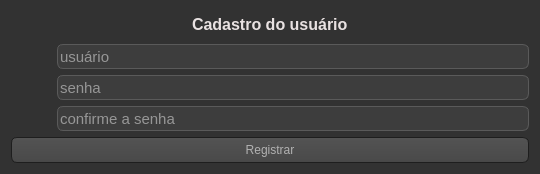
<?xml version="1.0" encoding="UTF-8"?>
<ui version="4.0">
 <class>CCadastrarLoginForm</class>
 <widget class="QWidget" name="CCadastrarLoginForm">
  <property name="geometry">
   <rect>
    <x>0</x>
    <y>0</y>
    <width>540</width>
    <height>174</height>
   </rect>
  </property>
  <property name="windowTitle">
   <string>Form</string>
  </property>
  <property name="styleSheet">
   <string notr="true">QToolTip
{
     border: 1px solid black;
     background-color: #ffa02f;
     padding: 1px;
     border-radius: 3px;
     opacity: 100;
}

QLabel { background-color: rgba(255, 255, 255, 10); 
    color: #181717;  /* Light text for contrast */
    font-size: 12pt;
    font-weight: bold;  /* Make the text bold to stand out */
}


QWidget
{
    color: #e9e2e2;
    background-color: #323232;
}

QWidget:item:hover
{
    background-color: QLinearGradient( x1: 0, y1: 0, x2: 0, y2: 1, stop: 0 #ffa02f, stop: 1 #ca0619);
 
}

QWidget:item:selected
{
    background-color: QLinearGradient( x1: 0, y1: 0, x2: 0, y2: 1, stop: 0 #ffa02f, stop: 1 #d7801a);
}

QMenuBar::item
{
    background: transparent;
}

QMenuBar::item:selected
{
    background: transparent;
    border: 1px solid #ffaa00;
}

QMenuBar::item:pressed
{
    background: #444;
    border: 1px solid #000;
    background-color: QLinearGradient(
        x1:0, y1:0,
        x2:0, y2:1,
        stop:1 #212121,
        stop:0.4 #343434/*,
        stop:0.2 #343434,
        stop:0.1 #ffaa00*/
    );
    margin-bottom:-1px;
    padding-bottom:1px;
}

QMenu
{
    border: 1px solid #000;
}

QMenu::item
{
    padding: 2px 20px 2px 20px;
}

QMenu::item:selected
{
    color: #000000;
}

QWidget:disabled
{
    color: #404040;
    background-color: #323232;
}

QAbstractItemView
{
    background-color: QLinearGradient( x1: 0, y1: 0, x2: 0, y2: 1, stop: 0 #4d4d4d, stop: 0.1 #646464, stop: 1 #5d5d5d);
}

QWidget:focus
{
    /*border: 2px solid QLinearGradient( x1: 0, y1: 0, x2: 0, y2: 1, stop: 0 #ffa02f, stop: 1 #d7801a);*/
}

QLineEdit
{
    background-color: #3d3d3d;
    color: #f0f0f0;
    border: 1px solid #5a5a5a;  /* Subtle border */
    border-radius: 6px;
    font-size: 11pt;
}

QPushButton
{
    color: #b1b1b1;
    background-color: QLinearGradient( x1: 0, y1: 0, x2: 0, y2: 1, stop: 0 #565656, stop: 0.1 #525252, stop: 0.5 #4e4e4e, stop: 0.9 #4a4a4a, stop: 1 #464646);
    border-width: 1px;
    border-color: #1e1e1e;
    border-style: solid;
    border-radius: 6;
    padding: 3px;
    font-size: 12px;
    padding-left: 5px;
    padding-right: 5px;
}

QPushButton:pressed
{
    background-color: QLinearGradient( x1: 0, y1: 0, x2: 0, y2: 1, stop: 0 #2d2d2d, stop: 0.1 #2b2b2b, stop: 0.5 #292929, stop: 0.9 #282828, stop: 1 #252525);
}

QComboBox
{
    selection-background-color: #ffaa00;
    background-color: QLinearGradient( x1: 0, y1: 0, x2: 0, y2: 1, stop: 0 #565656, stop: 0.1 #525252, stop: 0.5 #4e4e4e, stop: 0.9 #4a4a4a, stop: 1 #464646);
    border-style: solid;
    border: 1px solid #1e1e1e;
    border-radius: 5;
}

QComboBox:hover,QPushButton:hover
{
    border: 2px solid QLinearGradient( x1: 0, y1: 0, x2: 0, y2: 1, stop: 0 #ffa02f, stop: 1 #d7801a);
}


QComboBox:on
{
    padding-top: 3px;
    padding-left: 4px;
    background-color: QLinearGradient( x1: 0, y1: 0, x2: 0, y2: 1, stop: 0 #2d2d2d, stop: 0.1 #2b2b2b, stop: 0.5 #292929, stop: 0.9 #282828, stop: 1 #252525);
    selection-background-color: #ffaa00;
}

QComboBox QAbstractItemView
{
    border: 2px solid darkgray;
    selection-background-color: QLinearGradient( x1: 0, y1: 0, x2: 0, y2: 1, stop: 0 #ffa02f, stop: 1 #d7801a);
}

QComboBox::drop-down
{
     subcontrol-origin: padding;
     subcontrol-position: top right;
     width: 15px;

     border-left-width: 0px;
     border-left-color: darkgray;
     border-left-style: solid; /* just a single line */
     border-top-right-radius: 3px; /* same radius as the QComboBox */
     border-bottom-right-radius: 3px;
 }

QComboBox::down-arrow
{
     image: url(:/down_arrow.png);
}

QGroupBox {
    font: bold;
    border: 1px solid gray;
    border-radius: 6px;
    margin-top: 6px;
}

QGroupBox::title {
    subcontrol-origin: margin;
    left: 7px;
    padding: 0px 5px 0px 5px;
}

QTextEdit:focus
{
    border: 2px solid QLinearGradient( x1: 0, y1: 0, x2: 0, y2: 1, stop: 0 #ffa02f, stop: 1 #d7801a);
}

QScrollBar:horizontal {
     border: 1px solid #222222;
     background: QLinearGradient( x1: 0, y1: 0, x2: 0, y2: 1, stop: 0.0 #121212, stop: 0.2 #282828, stop: 1 #484848);
     height: 12px;
     margin: 0px 16px 0 16px;
}

QScrollBar::handle:horizontal
{
      background: QLinearGradient( x1: 0, y1: 0, x2: 1, y2: 0, stop: 0 #ffa02f, stop: 0.5 #d7801a, stop: 1 #ffa02f);
      min-height: 20px;
      border-radius: 2px;
}

QScrollBar::add-line:horizontal {
      border: 1px solid #1b1b19;
      border-radius: 2px;
      background: QLinearGradient( x1: 0, y1: 0, x2: 1, y2: 0, stop: 0 #ffa02f, stop: 1 #d7801a);
      width: 14px;
      subcontrol-position: right;
      subcontrol-origin: margin;
}

QScrollBar::sub-line:horizontal {
      border: 1px solid #1b1b19;
      border-radius: 2px;
      background: QLinearGradient( x1: 0, y1: 0, x2: 1, y2: 0, stop: 0 #ffa02f, stop: 1 #d7801a);
      width: 14px;
     subcontrol-position: left;
     subcontrol-origin: margin;
}

QScrollBar::right-arrow:horizontal, QScrollBar::left-arrow:horizontal
{
      border: 1px solid black;
      width: 1px;
      height: 1px;
      background: white;
}

QScrollBar::add-page:horizontal, QScrollBar::sub-page:horizontal
{
      background: none;
}

QScrollBar:vertical
{
      background: QLinearGradient( x1: 0, y1: 0, x2: 1, y2: 0, stop: 0.0 #121212, stop: 0.2 #282828, stop: 1 #484848);
      width: 7px;
      margin: 16px 0 16px 0;
      border: 1px solid #222222;
}

QScrollBar::handle:vertical
{
      background: QLinearGradient( x1: 0, y1: 0, x2: 0, y2: 1, stop: 0 #ffa02f, stop: 0.5 #d7801a, stop: 1 #ffa02f);
      min-height: 20px;
      border-radius: 2px;
}

QScrollBar::add-line:vertical
{
      border: 1px solid #1b1b19;
      border-radius: 2px;
      background: QLinearGradient( x1: 0, y1: 0, x2: 0, y2: 1, stop: 0 #ffa02f, stop: 1 #d7801a);
      height: 14px;
      subcontrol-position: bottom;
      subcontrol-origin: margin;
}

QScrollBar::sub-line:vertical
{
      border: 1px solid #1b1b19;
      border-radius: 2px;
      background: QLinearGradient( x1: 0, y1: 0, x2: 0, y2: 1, stop: 0 #d7801a, stop: 1 #ffa02f);
      height: 14px;
      subcontrol-position: top;
      subcontrol-origin: margin;
}

QScrollBar::up-arrow:vertical, QScrollBar::down-arrow:vertical
{
      border: 1px solid black;
      width: 1px;
      height: 1px;
      background: white;
}


QScrollBar::add-page:vertical, QScrollBar::sub-page:vertical
{
      background: none;
}

QTextEdit
{
    background-color:  #242424;
	border: 0px solid #6c6c6c;
}

QPlainTextEdit
{
    background-color: #242424;
}

QHeaderView::section
{
    background-color: QLinearGradient(x1:0, y1:0, x2:0, y2:1, stop:0 #616161, stop: 0.5 #505050, stop: 0.6 #434343, stop:1 #656565);
    color: white;
    padding-left: 4px;
    border: 1px solid #6c6c6c;
}

QCheckBox:disabled
{
color: #414141;
}

QDockWidget::title
{
    text-align: center;
    spacing: 3px; /* spacing between items in the tool bar */
    background-color: QLinearGradient(x1:0, y1:0, x2:0, y2:1, stop:0 #323232, stop: 0.5 #242424, stop:1 #323232);
}

QDockWidget::close-button, QDockWidget::float-button
{
    text-align: center;
    spacing: 1px; /* spacing between items in the tool bar */
    background-color: QLinearGradient(x1:0, y1:0, x2:0, y2:1, stop:0 #323232, stop: 0.5 #242424, stop:1 #323232);
}

QDockWidget::close-button:hover, QDockWidget::float-button:hover
{
    background: #242424;
}

QDockWidget::close-button:pressed, QDockWidget::float-button:pressed
{
    padding: 1px -1px -1px 1px;
}

QMainWindow::separator
{
    background-color: QLinearGradient(x1:0, y1:0, x2:0, y2:1, stop:0 #161616, stop: 0.5 #151515, stop: 0.6 #212121, stop:1 #343434);
    color: white;
    padding-left: 4px;
    border: 1px solid #4c4c4c;
    spacing: 3px; /* spacing between items in the tool bar */
}

QMainWindow::separator:hover
{

    background-color: QLinearGradient(x1:0, y1:0, x2:0, y2:1, stop:0 #d7801a, stop:0.5 #b56c17 stop:1 #ffa02f);
    color: white;
    padding-left: 4px;
    border: 1px solid #6c6c6c;
    spacing: 3px; /* spacing between items in the tool bar */
}

QToolBar::handle
{
     spacing: 3px; /* spacing between items in the tool bar */
     background: url(:/images/handle.png);
}

QMenu::separator
{
    height: 2px;
    background-color: QLinearGradient(x1:0, y1:0, x2:0, y2:1, stop:0 #161616, stop: 0.5 #151515, stop: 0.6 #212121, stop:1 #343434);
    color: white;
    padding-left: 4px;
    margin-left: 10px;
    margin-right: 5px;
}

QProgressBar {
    border: 1px solid #404040;
    text-align: center;
    background-color: #3E3E3E;
}

QProgressBar::chunk {
    background-color: #0534cc;
    width: 2px;
}


QTabBar::tab {
    color: #b1b1b1;
    border: 1px solid #444;
    border-bottom-style: none;
    background-color: #323232;
    padding-left: 10px;
    padding-right: 10px;
    padding-top: 3px;
    padding-bottom: 2px;
    margin-right: -1px;
}

QTabWidget::pane {
    border: 1px solid #444;
    top: 1px;
}

QTabBar::tab:last
{
    margin-right: 0; /* the last selected tab has nothing to overlap with on the right */
    border-top-right-radius: 3px;
}

QTabBar::tab:first:!selected
{
 margin-left: 0px; /* the last selected tab has nothing to overlap with on the right */


    border-top-left-radius: 3px;
}

QTabBar::tab:!selected
{
    color: #b1b1b1;
    border-bottom-style: solid;
    margin-top: 3px;
    background-color: QLinearGradient(x1:0, y1:0, x2:0, y2:1, stop:1 #212121, stop:.4 #343434);
}

QTabBar::tab:selected
{
    border-top-left-radius: 3px;
    border-top-right-radius: 3px;
    margin-bottom: 0px;
}

QTabBar::tab:!selected:hover
{
    /*border-top: 2px solid #ffaa00;
    padding-bottom: 3px;*/
    border-top-left-radius: 3px;
    border-top-right-radius: 3px;
    background-color: QLinearGradient(x1:0, y1:0, x2:0, y2:1, stop:1 #212121, stop:0.4 #343434, stop:0.2 #343434, stop:0.1 #ffaa00);
}

QRadioButton::indicator:checked, QRadioButton::indicator:unchecked{
    color: #b1b1b1;
    background-color: #323232;
    border: 1px solid #b1b1b1;
    border-radius: 6px;
}

QRadioButton::indicator:checked
{
    background-color: qradialgradient(
        cx: 0.5, cy: 0.5,
        fx: 0.5, fy: 0.5,
        radius: 1.0,
        stop: 0.25 #ffaa00,
        stop: 0.3 #323232
    );
}

QCheckBox::indicator{
    color: #b1b1b1;
    background-color: #323232;
    border: 1px solid #b1b1b1;
    width: 9px;
    height: 9px;
}

QRadioButton::indicator
{
    border-radius: 6px;
}

QRadioButton::indicator:hover, QCheckBox::indicator:hover
{
    border: 1px solid #ffaa00;
}

QCheckBox::indicator:checked
{
    image:url(:/images/checkbox.png);
}

QCheckBox::indicator:disabled, QRadioButton::indicator:disabled
{
    border: 1px solid #444;
}

QComboBox:hover
{
    border: 2px solid QLinearGradient( x1: 0, y1: 0, x2: 0, y2: 1, stop: 0 #ffa02f, stop: 1 #d7801a);
}

QAbstractSpinBox {
    padding: 5px;
    border: 1px solid #76797C;
    background-color: #232629;
    color: #eff0f1;
    border-radius: 2px;
    min-width: 75px;
}

QAbstractSpinBox:up-button
{
    background-color: transparent;
    subcontrol-origin: border;
    subcontrol-position: center right;
}

QAbstractSpinBox:down-button
{
    background-color: transparent;
    subcontrol-origin: border;
    subcontrol-position: center left;
}

QAbstractSpinBox::up-arrow,QAbstractSpinBox::up-arrow:disabled,QAbstractSpinBox::up-arrow:off {
    image: url(:/images/up_arrow_disabled.png);
    width: 10px;
    height: 10px;
}
QAbstractSpinBox::up-arrow:hover
{
    image: url(:/images/up_arrow.png);
}
QAbstractSpinBox::down-arrow,QAbstractSpinBox::down-arrow:disabled,QAbstractSpinBox::down-arrow:off
{
    image: url(:/images/down_arrow_disabled.png);
    width: 10px;
    height: 10px;
}
QAbstractSpinBox::down-arrow:hover
{
    image: url(:/images/down_arrow.png);
}

QTableWidget {
    background-color: #3d3d3d;  /* Dark gray background */
    color: #f0f0f0;  /* Light text color for readability */
    gridline-color: #5a5a5a;  /* Softer grid line color */
    selection-background-color: #ff9100;  /* Orange for selected row */
    selection-color: #000000;  /* Black text when selected */
    border: 1px solid #2a2a2a;  /* Border to match overall theme */
}

QHeaderView::section {
    background-color: #2a2a2a;  /* Darker header background */
    color: #ffffff;  /* White text in headers */
    padding: 4px;
    border: 1px solid #4d4d4d;  /* Subtle border around headers */
    font-weight: bold;
}

QTableCornerButton::section {
    background-color: #2a2a2a;  /* Corner button matching header */
    border: 1px solid #4d4d4d; 
}

QHeaderView
{
    border-radius: 1px;
}

QTableWidget::item:pressed, QListView::item:pressed, QTreeView::item:pressed  {
    background: #334E5E;
    color: #eff0f1;
	border: 0px solid #76797C;
}

QTableWidget::item:selected:active, QTreeView::item:selected:active, QListView::item:selected:active  {
    background: #334E5E;
    color: #eff0f1;
 	border: 0px solid #76797C;
}

QTableWidget::item::selected {
background-color: #transparent;
border: 0px solid #76797C;
}

QTableWidget::row::selected {
background-color: #334E5E;
border: 0px solid #76797C;
}

QTableWidget::item:hover {
    background-color: transparent;
}  


 /* style the sort indicator */
QHeaderView::down-arrow {
    image: url(:/qss_icons/rc/down_arrow.png);
}

QHeaderView::up-arrow {
    image: url(:/qss_icons/rc/up_arrow.png);
}


QTableCornerButton::section {
    background-color: #31363b;
    border: 1px transparent #76797C;
    border-radius: 0px;
}
</string>
  </property>
  <layout class="QVBoxLayout" name="verticalLayout_2">
   <item>
    <layout class="QVBoxLayout" name="verticalLayout">
     <item alignment="Qt::AlignHCenter">
      <widget class="QLabel" name="label_3">
       <property name="sizePolicy">
        <sizepolicy hsizetype="Preferred" vsizetype="Minimum">
         <horstretch>0</horstretch>
         <verstretch>0</verstretch>
        </sizepolicy>
       </property>
       <property name="text">
        <string>Cadastro do usuário</string>
       </property>
      </widget>
     </item>
     <item>
      <layout class="QHBoxLayout" name="horizontalLayout">
       <item>
        <layout class="QVBoxLayout" name="verticalLayout_3">
         <item>
          <widget class="QLabel" name="label">
           <property name="minimumSize">
            <size>
             <width>40</width>
             <height>20</height>
            </size>
           </property>
           <property name="maximumSize">
            <size>
             <width>16777215</width>
             <height>25</height>
            </size>
           </property>
           <property name="styleSheet">
            <string notr="true">QLabel{
margin-top: 2px;	
image: url(:/images/mago.png);
}</string>
           </property>
           <property name="text">
            <string/>
           </property>
          </widget>
         </item>
         <item>
          <widget class="QLabel" name="label_2">
           <property name="maximumSize">
            <size>
             <width>16777215</width>
             <height>23</height>
            </size>
           </property>
           <property name="styleSheet">
            <string notr="true">QLabel{
margin-top:5px;
image: url(:/images/lock.png);
}</string>
           </property>
           <property name="text">
            <string/>
           </property>
          </widget>
         </item>
         <item>
          <widget class="QLabel" name="label_4">
           <property name="text">
            <string/>
           </property>
          </widget>
         </item>
        </layout>
       </item>
       <item>
        <layout class="QVBoxLayout" name="verticalLayout_4">
         <item>
          <widget class="QLineEdit" name="le_user">
           <property name="minimumSize">
            <size>
             <width>0</width>
             <height>25</height>
            </size>
           </property>
           <property name="toolTip">
            <string>Digite o nome do usuário</string>
           </property>
           <property name="statusTip">
            <string extracomment="aaaa"/>
           </property>
           <property name="accessibleDescription">
            <string/>
           </property>
           <property name="placeholderText">
            <string>usuário</string>
           </property>
          </widget>
         </item>
         <item>
          <widget class="QLineEdit" name="le_password">
           <property name="minimumSize">
            <size>
             <width>0</width>
             <height>25</height>
            </size>
           </property>
           <property name="toolTip">
            <string>Escolha uma senha</string>
           </property>
           <property name="echoMode">
            <enum>QLineEdit::Password</enum>
           </property>
           <property name="placeholderText">
            <string>senha</string>
           </property>
          </widget>
         </item>
         <item>
          <widget class="QLineEdit" name="le_repeatepassword">
           <property name="minimumSize">
            <size>
             <width>0</width>
             <height>25</height>
            </size>
           </property>
           <property name="toolTip">
            <string>Confirme sua senha</string>
           </property>
           <property name="echoMode">
            <enum>QLineEdit::Password</enum>
           </property>
           <property name="placeholderText">
            <string>confirme a senha</string>
           </property>
          </widget>
         </item>
        </layout>
       </item>
      </layout>
     </item>
     <item>
      <widget class="QPushButton" name="btn_registrar">
       <property name="sizePolicy">
        <sizepolicy hsizetype="Minimum" vsizetype="Minimum">
         <horstretch>0</horstretch>
         <verstretch>0</verstretch>
        </sizepolicy>
       </property>
       <property name="minimumSize">
        <size>
         <width>0</width>
         <height>18</height>
        </size>
       </property>
       <property name="maximumSize">
        <size>
         <width>16777215</width>
         <height>30</height>
        </size>
       </property>
       <property name="text">
        <string>Registrar</string>
       </property>
      </widget>
     </item>
    </layout>
   </item>
  </layout>
 </widget>
 <resources/>
 <connections/>
</ui>
